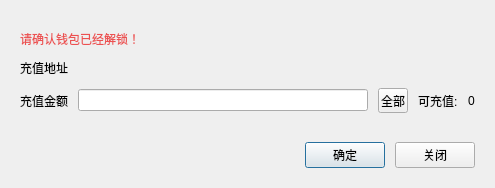
<?xml version="1.0" encoding="UTF-8"?>
<ui version="4.0">
 <class>SendToContractDialog</class>
 <widget class="QDialog" name="SendToContractDialog">
  <property name="geometry">
   <rect>
    <x>0</x>
    <y>0</y>
    <width>495</width>
    <height>188</height>
   </rect>
  </property>
  <property name="windowTitle">
   <string>Dialog</string>
  </property>
  <layout class="QVBoxLayout" name="verticalLayout_2">
   <property name="spacing">
    <number>10</number>
   </property>
   <property name="leftMargin">
    <number>20</number>
   </property>
   <property name="topMargin">
    <number>30</number>
   </property>
   <property name="rightMargin">
    <number>20</number>
   </property>
   <property name="bottomMargin">
    <number>20</number>
   </property>
   <item>
    <layout class="QHBoxLayout" name="horizontalLayout">
     <item>
      <widget class="QLabel" name="label_4">
       <property name="styleSheet">
        <string notr="true">QLabel { color: #ec5151; }</string>
       </property>
       <property name="text">
        <string>请确认钱包已经解锁！</string>
       </property>
      </widget>
     </item>
    </layout>
   </item>
   <item>
    <layout class="QHBoxLayout" name="horizontalLayout_3">
     <property name="spacing">
      <number>10</number>
     </property>
     <item>
      <widget class="QLabel" name="fromLabel">
       <property name="text">
        <string>充值地址</string>
       </property>
      </widget>
     </item>
     <item>
      <widget class="QLabel" name="fromAddrLabel">
       <property name="text">
        <string/>
       </property>
      </widget>
     </item>
     <item>
      <spacer name="horizontalSpacer_2">
       <property name="orientation">
        <enum>Qt::Horizontal</enum>
       </property>
       <property name="sizeHint" stdset="0">
        <size>
         <width>40</width>
         <height>20</height>
        </size>
       </property>
      </spacer>
     </item>
    </layout>
   </item>
   <item>
    <layout class="QHBoxLayout" name="horizontalLayout_2">
     <property name="spacing">
      <number>10</number>
     </property>
     <item>
      <widget class="QLabel" name="toLabel">
       <property name="text">
        <string>充值金额</string>
       </property>
      </widget>
     </item>
     <item>
      <widget class="QLineEdit" name="toAmountEdit"/>
     </item>
     <item>
      <widget class="QToolButton" name="toolButton">
       <property name="maximumSize">
        <size>
         <width>30</width>
         <height>16777215</height>
        </size>
       </property>
       <property name="text">
        <string>全部</string>
       </property>
      </widget>
     </item>
     <item>
      <widget class="QLabel" name="availableAmountLabel">
       <property name="text">
        <string>可充值:</string>
       </property>
      </widget>
     </item>
     <item>
      <widget class="QLabel" name="amountLabel">
       <property name="text">
        <string>0</string>
       </property>
      </widget>
     </item>
    </layout>
   </item>
   <item>
    <spacer name="verticalSpacer">
     <property name="orientation">
      <enum>Qt::Vertical</enum>
     </property>
     <property name="sizeHint" stdset="0">
      <size>
       <width>20</width>
       <height>40</height>
      </size>
     </property>
    </spacer>
   </item>
   <item>
    <layout class="QHBoxLayout" name="horizontalLayout_4">
     <property name="spacing">
      <number>10</number>
     </property>
     <item>
      <widget class="QLabel" name="errorLabel">
       <property name="styleSheet">
        <string notr="true">QLabel { color: #ec5151; }</string>
       </property>
       <property name="text">
        <string/>
       </property>
      </widget>
     </item>
     <item>
      <spacer name="horizontalSpacer">
       <property name="orientation">
        <enum>Qt::Horizontal</enum>
       </property>
       <property name="sizeHint" stdset="0">
        <size>
         <width>40</width>
         <height>20</height>
        </size>
       </property>
      </spacer>
     </item>
     <item>
      <widget class="QPushButton" name="okBtn">
       <property name="minimumSize">
        <size>
         <width>0</width>
         <height>0</height>
        </size>
       </property>
       <property name="text">
        <string>确定</string>
       </property>
      </widget>
     </item>
     <item>
      <widget class="QPushButton" name="cancelBtn">
       <property name="minimumSize">
        <size>
         <width>0</width>
         <height>0</height>
        </size>
       </property>
       <property name="text">
        <string>关闭</string>
       </property>
      </widget>
     </item>
    </layout>
   </item>
  </layout>
 </widget>
 <resources/>
 <connections/>
</ui>
